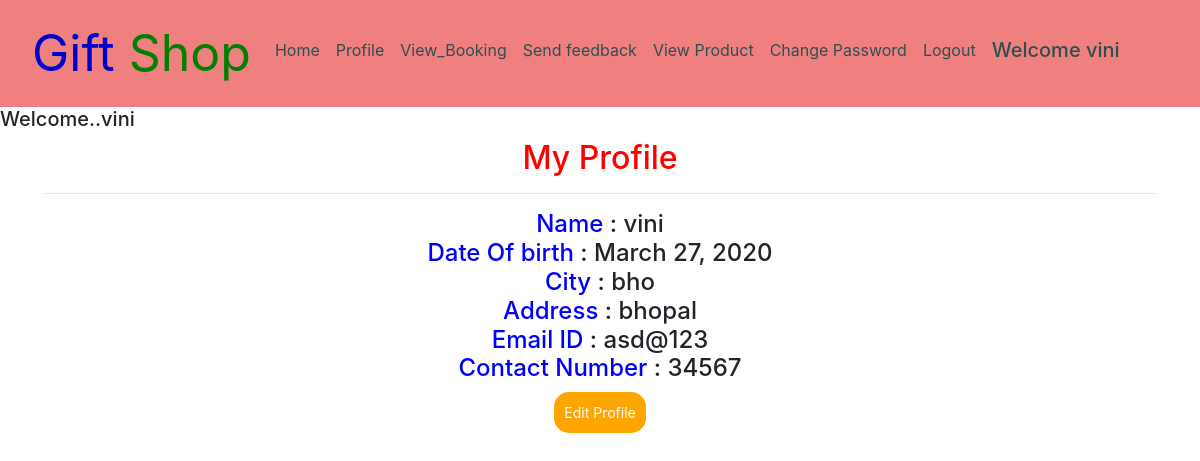
/view_profile (signed in), run on the app's committed database.
### shop/models.py (models this page shows, shortened)
class Profile(models.Model):
    user = models.ForeignKey(User, on_delete=models.CASCADE, null=True)
    dob = models.DateField(null=True)
    city = models.CharField(max_length=30, null=True)
    address = models.CharField(max_length=50, null=True)
    contact = models.CharField(max_length=10, null=True)

### shop/views.py (the view)
# urls.py: path('view_profile',View_profile, name='view_prifile'),
def View_profile(request):
    if not request.user.is_authenticated:
        return redirect('login')
    data1 = User.objects.get(id=request.user.id)
    data = Profile.objects.filter(user=data1).first()
    d = {'data': data}
    return render(request, 'view_profile.html', d)

### shop/templates/view_profile.html (shortened to what this page needs)
{% extends 'User_navigation.html' %}
{% block body %}
<h5>Welcome..{{request.user.username}}</h5>
<div class="container"><h2 style="color:red"><center> My Profile</center> <hr></h2>
    <center><h4><span style="color:blue">Name</span> : {{request.user.first_name}}<br>
        <span style="color:blue">Date Of birth</span> : {{data.dob}}<br>
        <span style="color:blue">City</span> : {{data.city}}<br>
        <span style="color:blue">Address</span> : {{data.address}}<br>
        <span style="color:blue">Email ID</span> : {{request.user.email}}<br>
        <span style="color:blue">Contact Number</span> : {{data.contact}}<br></h4>
    <a href="{% url 'edit_profile' data.id %}"><button class="button button1">Edit Profile</button></a>
    </center>
</div>
{% endblock %}

### shop/templates/User_navigation.html (shortened to what this page needs)
<!DOCTYPE html>
<html lang="en">
<head>
    {% load static %}
    <link rel="stylesheet" href="https://maxcdn.bootstrapcdn.com/bootstrap/4.3.1/css/bootstrap.min.css">
  <link rel = stylesheet href = "//cdn.datatables.net/1.10.19/css/jquery.dataTables.min.css">
<link rel="stylesheet" href="https://cdnjs.cloudflare.com/ajax/libs/font-awesome/4.7.0/css/font-awesome.min.css">
</head>
<body style="background-color:white">
<nav class="navbar navbar-expand-sm" style="background-color:lightcoral">
  <a class="nav-link" href="#" style="color:MediumBlue;font-size:50px">Gift <span style=" color:green ;font:bold">Shop</a>
  <ul class="navbar-nav">
    <li class="nav-item">
      <a class="nav-link" href="{% url 'home' %}" style="color:DarkSlateGrey">Home</a>
    </li>
    {% if request.user.is_authenticated %}
    <li class="nav-item">
      <a class="nav-link" href="{% url 'view_prifile' %}" style="color:DarkSlateGrey">Profile</a>
    </li>
    <li class="nav-item">
      <a class="nav-link" href="{% url 'view_booking' %}" style="color:DarkSlateGrey">View_Booking</a>
    </li>
      <li class="nav-item">
      <a class="nav-link" href="{% url 'send_feedback' request.user.id %}" style="color:DarkSlateGrey">Send feedback</a>
    </li>
       <li class="nav-item">
      <a class="nav-link" href="{% url 'view_product' %}" style="color:DarkSlateGrey">View Product</a>
    </li>
 <li class="nav-item">
      <a class="nav-link" href="{% url 'change_password' %}" style="color:DarkSlateGrey">Change Password</a>
    </li>
      <a class="nav-link" href="{% url 'logout' %}" style="color:DarkSlateGrey">Logout</a>
    <li class="nav-item">
    <h5  class="nav-link" style="color:Darkslategrey">Welcome {{request.user.username}}</h5>
      </li>
        {% else %}
    <li class="nav-item">
      <a class="nav-link" href="{% url 'login' %}" style="color:DarkSlateGrey;text-align:right">Login</a>
    </li>
        {% endif %}
    </ul>
</nav>
{% block body %}
{% endblock %}
</body></html>

### shop/templates/User_navigation.html (style rules this page uses)
* { box-sizing: border-box; }
.button { background-color: DarkSlateGrey; border: none; color:white; padding: 10px; text-align: center; text-decoration: none; display: inline-block; font-size: 14px; margin: 1px 1px; cursor: pointer; }
.button1 { border-radius: 15px; }

### shop/templates/view_profile.html (style rules this page uses)
.button { background-color: orange; border: none; color: white; padding: 10px; text-align: center; text-decoration: none; display: inline-block; font-size: 14px; margin: 1px 1px; cursor: pointer; }
.button1 { border-radius: 15px; }

### data on the page
Profile: dob "March 27, 2020", city "bho", address "bhopal", contact "34567"

### other printed values
{{ request.user.username }} "vini"
{{ request.user.first_name }} "vini"
{{ request.user.email }} "asd@123"
